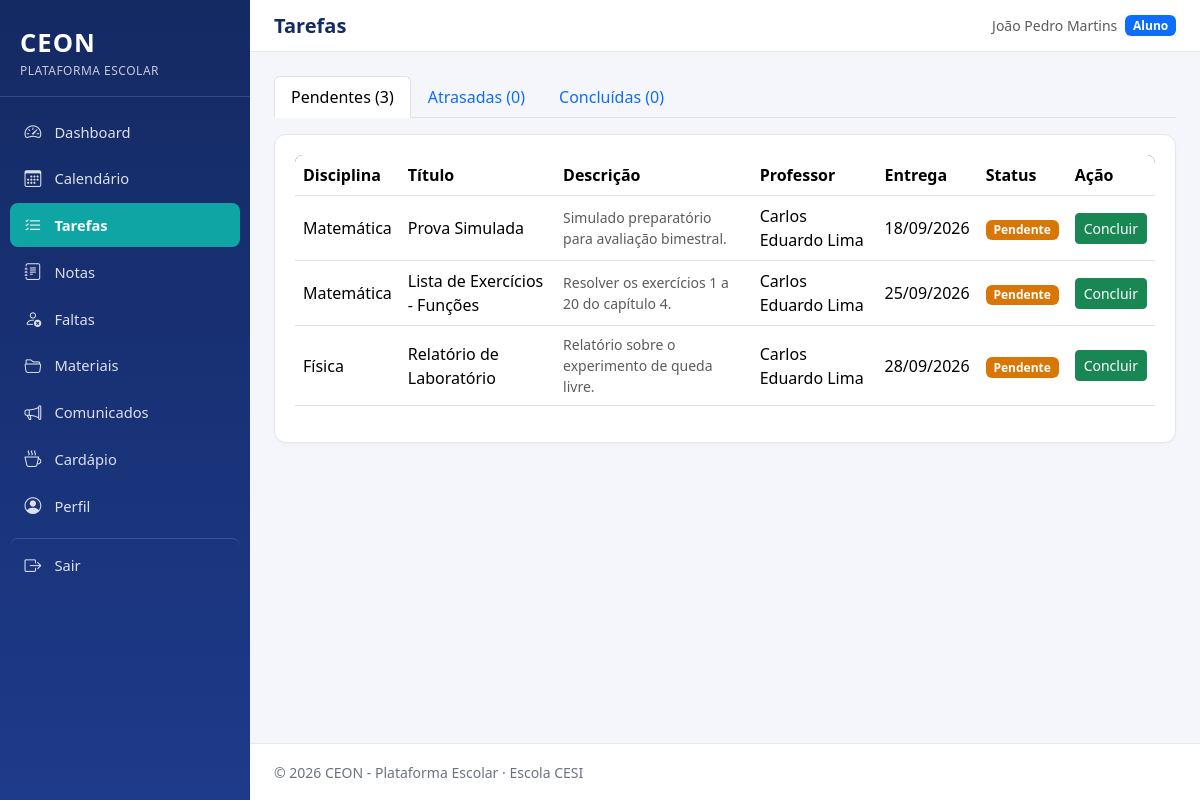
Page /aluno/tarefas.php (signed in) on the committed database.
### tables this page shows
CREATE TABLE tarefas (
    id INT AUTO_INCREMENT PRIMARY KEY,
    disciplina_id INT NOT NULL,
    turma_id INT NOT NULL,
    professor_id INT NOT NULL,
    titulo VARCHAR(150) NOT NULL,
    descricao TEXT NULL,
    data_entrega DATE NOT NULL,
    CONSTRAINT fk_tarefas_disciplina FOREIGN KEY (disciplina_id) REFERENCES disciplinas(id) ON DELETE CASCADE,
    CONSTRAINT fk_tarefas_turma FOREIGN KEY (turma_id) REFERENCES turmas(id) ON DELETE CASCADE,
    CONSTRAINT fk_tarefas_professor FOREIGN KEY (professor_id) REFERENCES professores(id) ON DELETE CASCADE,
    INDEX idx_tarefas_entrega (data_entrega)
);

CREATE TABLE disciplinas (
    id INT AUTO_INCREMENT PRIMARY KEY,
    nome VARCHAR(100) NOT NULL,
    descricao TEXT NULL
);

CREATE TABLE usuarios (
    id INT AUTO_INCREMENT PRIMARY KEY,
    nome VARCHAR(150) NOT NULL,
    email VARCHAR(150) NOT NULL UNIQUE,
    senha VARCHAR(255) NOT NULL,
    tipo_usuario ENUM('aluno', 'professor', 'administrador') NOT NULL,
    status ENUM('ativo', 'inativo') NOT NULL DEFAULT 'ativo',
    data_criacao DATETIME NOT NULL DEFAULT CURRENT_TIMESTAMP,
    INDEX idx_usuarios_tipo (tipo_usuario),
    INDEX idx_usuarios_status (status)
);

### includes/functions.php (called while the page is built, shortened)
<?php
function e(?string $valor): string
{
    return htmlspecialchars($valor ?? '', ENT_QUOTES, 'UTF-8');
}
function formatarData(?string $dataSql): string
{
    $dt = DateTime::createFromFormat('Y-m-d', substr($dataSql, 0, 10));
    return $dt ? $dt->format('d/m/Y') : '-';
}

### aluno/tarefas.php (the view, shortened to what this page needs)
<?php
require_once __DIR__ . '/../includes/functions.php';
$pdo = getConexao();
$alunoId = idPerfilLogado();
$stmt = $pdo->prepare('SELECT turma_id FROM alunos WHERE id = ?');
$stmt->execute([$alunoId]);
$turmaId = $stmt->fetch()['turma_id'];
$stmt = $pdo->prepare("
    SELECT tar.*, d.nome AS disciplina_nome, u.nome AS professor_nome,
           (tc.id IS NOT NULL) AS concluida
    FROM tarefas tar
    JOIN disciplinas d ON d.id = tar.disciplina_id
    JOIN professores p ON p.id = tar.professor_id
    JOIN usuarios u ON u.id = p.usuario_id
    LEFT JOIN tarefas_concluidas tc ON tc.tarefa_id = tar.id AND tc.aluno_id = ?
    WHERE tar.turma_id = ?
    ORDER BY tar.data_entrega ASC
");
$stmt->execute([$alunoId, $turmaId]);
$todasTarefas = $stmt->fetchAll();
$hoje = date('Y-m-d');
$pendentes = $atrasadas = $concluidas = [];
foreach ($todasTarefas as $tarefa) {
    if ($tarefa['concluida']) {
        $concluidas[] = $tarefa;
    } elseif ($tarefa['data_entrega'] < $hoje) {
        $atrasadas[] = $tarefa;
    } else {
        $pendentes[] = $tarefa;
    }
}
require_once __DIR__ . '/../includes/header.php';
function renderTarefasTabela(array $lista, string $statusBadge, string $badgeClasse): void
{
    if (empty($lista)) {
        return;
    }
    ?>
    <div class="table-responsive">
        <table class="table ceon-table align-middle">
            <thead><tr><th>Disciplina</th><th>Título</th><th>Descrição</th><th>Professor</th><th>Entrega</th><th>Status</th><th>Ação</th></tr></thead>
            <tbody>
            <?php foreach ($lista as $t): ?>
                <tr>
                    <td><?= e($t['disciplina_nome']) ?></td>
                    <td><?= e($t['titulo']) ?></td>
                    <td class="small text-muted"><?= e($t['descricao']) ?></td>
                    <td><?= e($t['professor_nome']) ?></td>
                    <td><?= formatarData($t['data_entrega']) ?></td>
                    <td><span class="badge <?= $badgeClasse ?>"><?= $statusBadge ?></span></td>
                    <td>
                        <form method="POST" class="d-inline">
                            <?php if ($t['concluida']): ?>
                                <input type="hidden" name="acao" value="reabrir">
                                <button type="submit" class="btn btn-sm btn-outline-secondary">Reabrir</button>
                            <?php else: ?>
                                <button type="submit" class="btn btn-sm btn-success">Concluir</button>
                            <?php endif; ?>
                        </form>
                    </td>
                </tr>
            <?php endforeach; ?>
            </tbody>
        </table>
    </div>
    <?php
}
?>
<ul class="nav nav-tabs mb-3" role="tablist">
    <li class="nav-item"><button class="nav-link active" data-bs-toggle="tab" data-bs-target="#tab-pendentes" type="button">Pendentes (<?= count($pendentes) ?>)</button></li>
    <li class="nav-item"><button class="nav-link" data-bs-toggle="tab" data-bs-target="#tab-atrasadas" type="button">Atrasadas (<?= count($atrasadas) ?>)</button></li>
    <li class="nav-item"><button class="nav-link" data-bs-toggle="tab" data-bs-target="#tab-concluidas" type="button">Concluídas (<?= count($concluidas) ?>)</button></li>
</ul>
<div class="tab-content">
    <div class="tab-pane fade show active ceon-card" id="tab-pendentes">
        <?php renderTarefasTabela($pendentes, 'Pendente', 'badge-status-pendente'); ?>
    </div>
</div>
<?php require_once __DIR__ . '/../includes/footer.php'; ?>

### assets/css/style.css (style rules this page uses)
:root { --ceon-primary: #1e3a8a; --ceon-primary-light: #2f52b0; --ceon-primary-dark: #142a63; --ceon-accent: #0ea5a4; --ceon-bg: #f4f6fb; --ceon-card-bg: #ffffff; --ceon-text: #1f2937; --ceon-text-muted: #6b7280; --ceon-border: #e5e7eb; --ceon-sidebar-width: 250px; --ceon-danger: #dc2626; --ceon-warning: #d97706; --ceon-success: #16a34a; }
* { box-sizing: border-box; }
body { background-color: var(--ceon-bg); color: var(--ceon-text); font-family: 'Segoe UI', Roboto, Helvetica, Arial, sans-serif; margin: 0; }
.ceon-card { background: var(--ceon-card-bg); border: 1px solid var(--ceon-border); border-radius: .75rem; padding: 1.25rem; height: 100%; box-shadow: 0 1px 2px rgba(16,24,40,.04); }
.badge-status-pendente { background-color: var(--ceon-warning); }
.table-responsive { border-radius: .5rem; overflow: hidden; }
.ceon-table thead { background: var(--ceon-primary); color: #fff; }

### rows in the picture
tarefas: disciplina.nome "Matemática", titulo "Prova Simulada", descricao "Simulado preparatório para avaliação bimestral.", usuarios.nome "Carlos Eduardo Lima", data_entrega "18/09/2026"
tarefas: disciplina.nome "Matemática", titulo "Lista de Exercícios - Funções", descricao "Resolver os exercícios 1 a 20 do capítulo 4.", usuarios.nome "Carlos Eduardo Lima", data_entrega "25/09/2026"
tarefas: disciplina.nome "Física", titulo "Relatório de Laboratório", descricao "Relatório sobre o experimento de queda livre.", usuarios.nome "Carlos Eduardo Lima", data_entrega "28/09/2026"

### other values in the picture
$rotulo "Dashboard"
$rotulo "Calendário"
$rotulo "Tarefas"
$rotulo "Notas"
$rotulo "Faltas"
$rotulo "Materiais"
$rotulo "Comunicados"
$rotulo "Cardápio"
$rotulo "Perfil"
$tituloPagina "Tarefas"
$_SESSION['nome'] "João Pedro Martins"
rotuloTipoUsuario($_SESSION['tipo_usuario'] ?? '') "Aluno"
count($pendentes) "3"
count($atrasadas) "0"
count($concluidas) "0"
